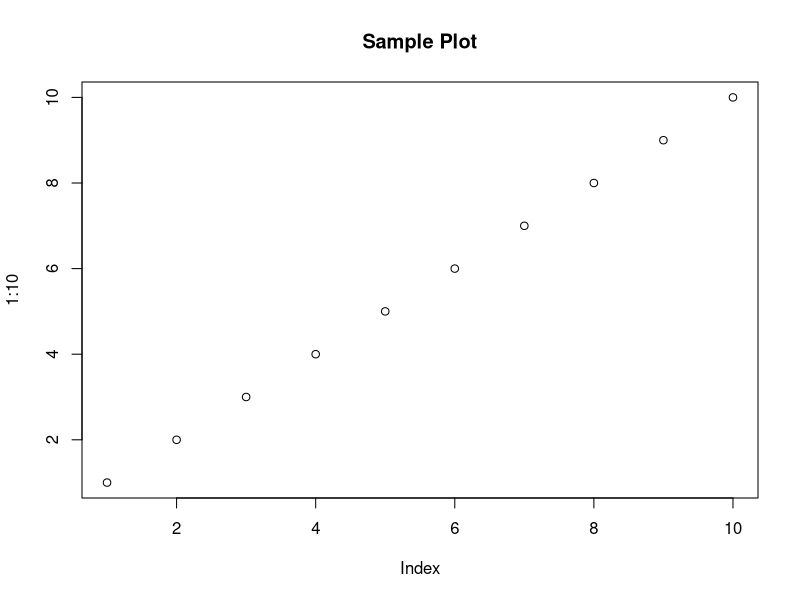
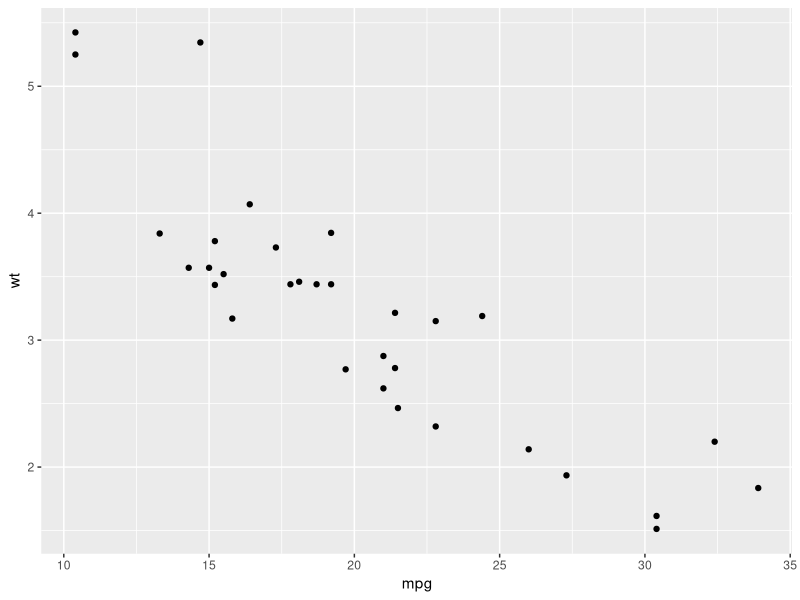
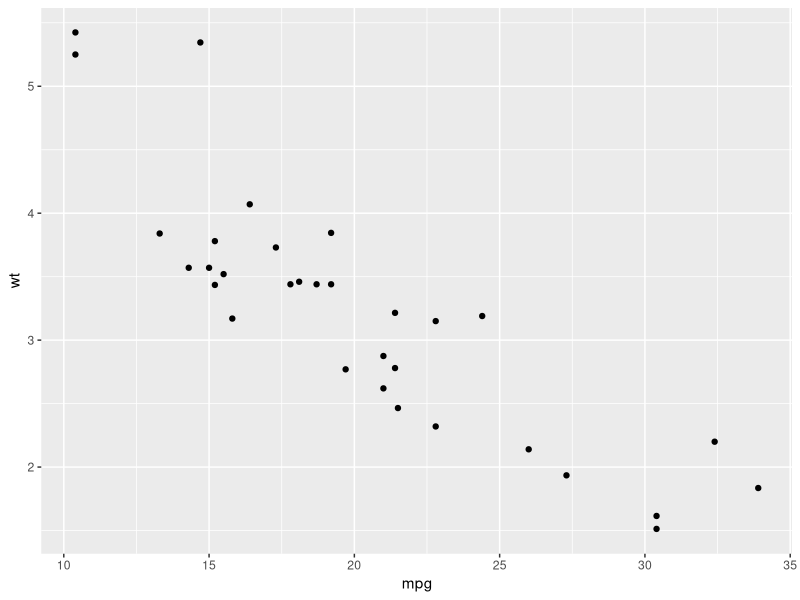
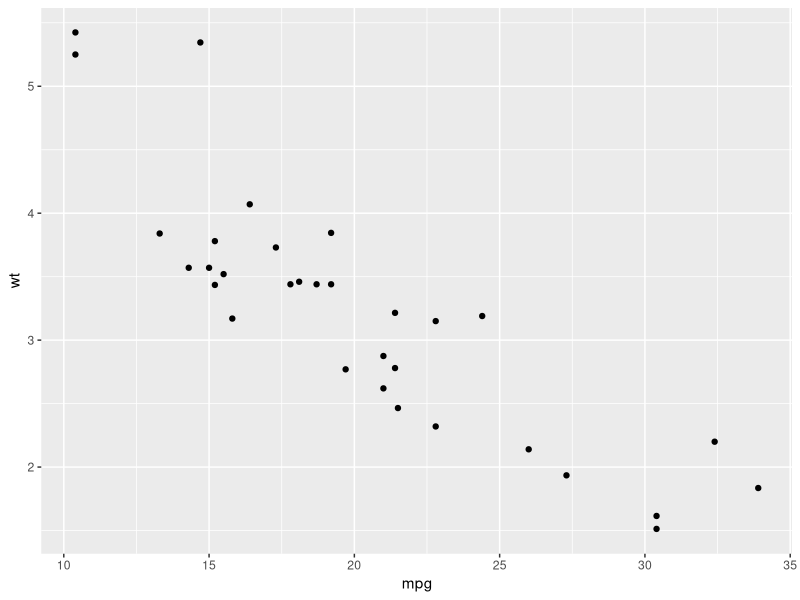

Source code (R) for these figures, in order:
# Making and Saving Plots =======================
# Saving Plots From Base R ======================

# 1. Open a file to accept the plot output
# from the "graphics device"
# learn more at 
# help(png, package = "grDevices")
png("my_plot.png", width = 800, height = 600) 

# 2. Create the plot
plot(1:10, main = "Sample Plot") 

# 3. Close the device (CRITICAL: Saves the file)
dev.off() 

# This approach also works with ggplot() ========

library(ggplot2)

png("my_plot2.png", width = 800, height = 600)

ggplot(mtcars, aes(mpg, wt)) + geom_point()

dev.off() 

# another option with ggsave() ==================
# Save the ggplot object
p <- ggplot(mtcars, aes(mpg, wt)) + geom_point()

# Write the plot object 'p' to a PDF file
ggsave("my_ggplot.pdf", plot = p, width = 6, height = 4) 

# Write the plot object 'p' to a PNG file
ggsave("my_ggplot.png", plot = p, 
       device = "png", 
       width = 6, height = 4) 
